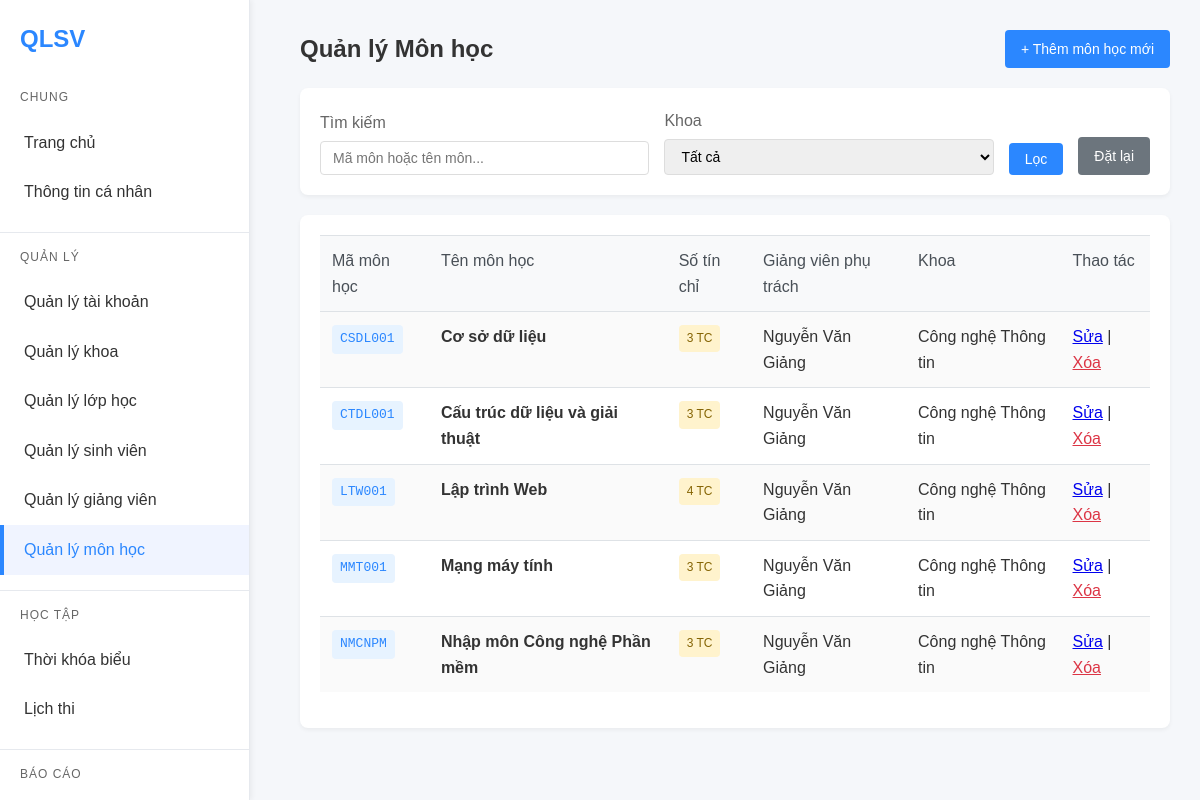
The app's page /subject/list.php (signed in) with its own data.
### tables this page shows
CREATE TABLE subjects (
    id INT AUTO_INCREMENT PRIMARY KEY,
    subject_code VARCHAR(20) UNIQUE NOT NULL,
    subject_name VARCHAR(100) NOT NULL,
    credits INT NOT NULL,
    teacher_id INT,
    FOREIGN KEY (teacher_id) REFERENCES teachers(id)
);

CREATE TABLE teachers (
    id INT AUTO_INCREMENT PRIMARY KEY,
    teacher_code VARCHAR(20) UNIQUE NOT NULL,
    user_id INT,
    full_name VARCHAR(100) NOT NULL,
    department_id INT,
    created_at TIMESTAMP DEFAULT CURRENT_TIMESTAMP,
    FOREIGN KEY (user_id) REFERENCES users(id),
    FOREIGN KEY (department_id) REFERENCES departments(id)
);

CREATE TABLE departments (
    id INT AUTO_INCREMENT PRIMARY KEY,
    department_code VARCHAR(10) UNIQUE NOT NULL,
    department_name VARCHAR(100) NOT NULL
);

### subject/list.php (the view, shortened to what this page needs)
<?php
require_once '../connect.php';
$role = $_SESSION['role'];
$query = "
    SELECT
        s.id,
        s.subject_code,
        s.subject_name,
        s.credits,
        t.full_name as teacher_name,
        d.department_name
    FROM subjects s
    LEFT JOIN teachers t ON s.teacher_id = t.id
    LEFT JOIN departments d ON t.department_id = d.id
    WHERE 1=1";
$query .= " ORDER BY s.subject_code";
$subjects = mysqli_query($connection, $query);
?>
<!DOCTYPE html>
<html lang="vi">
<head>
    <link rel="stylesheet" href="../css/chung.css?v=3">
</head>
<body>
    <div class="sidebar">
        <div class="brand">QLSV</div>
        <div class="nav-section">
            <div class="nav-header">Chung</div>
            <a href="../dashboard.php">Trang chủ</a>
            <a href="../profile.php">Thông tin cá nhân</a>
        </div>
        <?php if ($role === 'admin'): ?>
        <div class="nav-section">
            <div class="nav-header">Quản lý</div>
            <a href="../account/list.php">Quản lý tài khoản</a>
            <a href="../department/list.php">Quản lý khoa</a>
            <a href="../classes/list.php">Quản lý lớp học</a>
            <a href="../student/list.php">Quản lý sinh viên</a>
            <a href="../teacher/list.php">Quản lý giảng viên</a>
            <a href="list.php" class="active">Quản lý môn học</a>
        </div>
        <?php endif; ?>
        <div class="nav-section">
            <div class="nav-header">Học tập</div>
            <a href="../schedule/index.php">Thời khóa biểu</a>
            <a href="../schedule/lichthi.php">Lịch thi</a>
        </div>
        <?php if ($role === 'admin'): ?>
        <div class="nav-section">
            <div class="nav-header">Báo cáo</div>
            <a href="../reports/students.php">Thống kê sinh viên</a>
        </div>
        <?php endif; ?>
    </div>
    <div class="main">
        <div class="actions">
            <h1>Quản lý Môn học</h1>
            <?php if ($role === 'admin'): ?>
            <a href="form.php" class="btn btn-primary">+ Thêm môn học mới</a>
            <?php endif; ?>
        </div>
        <div class="filters">
            <form method="get" action="">
                <div class="filter-row">
                    <div class="filter-group">
                        <label>Tìm kiếm</label>
                        <input type="text" name="search" placeholder="Mã môn hoặc tên môn..."
                               value="<?php echo htmlspecialchars($_GET['search'] ?? ''); ?>">
                    </div>
                    <div class="filter-group">
                        <label>Khoa</label>
                        <select name="department">
                            <option value="">Tất cả</option>
                        </select>
                    </div>
                    <button type="submit" class="btn btn-primary">Lọc</button>
                    <a href="list.php" class="btn btn-secondary">Đặt lại</a>
                </div>
            </form>
        </div>
        <div class="table-container">
            <table>
                <thead>
                    <tr>
                        <th>Mã môn học</th>
                        <th>Tên môn học</th>
                        <th>Số tín chỉ</th>
                        <th>Giảng viên phụ trách</th>
                        <th>Khoa</th>
                        <?php if ($role === 'admin'): ?>
                        <th>Thao tác</th>
                        <?php endif; ?>
                    </tr>
                </thead>
                <tbody>
                    <?php if (mysqli_num_rows($subjects) == 0): ?>
                    <tr>
                        <td colspan="<?php echo $role === 'admin' ? '6' : '5'; ?>" style="text-align: center;">
                            Không tìm thấy môn học nào
                        </td>
                    </tr>
                    <?php else: ?>
                    <?php while ($subject = mysqli_fetch_assoc($subjects)): ?>
                    <tr>
                        <td>
                            <span class="subject-code">
                                <?php echo htmlspecialchars($subject['subject_code']); ?>
                            </span>
                        </td>
                        <td><strong><?php echo htmlspecialchars($subject['subject_name']); ?></strong></td>
                        <td>
                            <span class="credits-badge">
                                <?php echo $subject['credits']; ?> TC
                            </span>
                        </td>
                        <td><?php echo htmlspecialchars($subject['teacher_name'] ?? 'Chưa phân công'); ?></td>
                        <td><?php echo htmlspecialchars($subject['department_name'] ?? 'N/A'); ?></td>
                        <?php if ($role === 'admin'): ?>
                        <td>
                            <a href="form.php?id=<?php echo $subject['id']; ?>" class="btn-link">Sửa</a> |
                            <a href="delete.php?id=<?php echo $subject['id']; ?>"
                               class="btn-link text-danger"
                               onclick="return confirm('Bạn có chắc chắn muốn xóa môn học này?')">Xóa</a>
                        </td>
                        <?php endif; ?>
                    </tr>
                    <?php endwhile; ?>
                    <?php endif; ?>
                </tbody>
            </table>
        </div>
    </div>
</body>
</html>

### css/chung.css (style rules this page uses)
* { margin: 0; padding: 0; box-sizing: border-box; }
body { font-family: Arial, Helvetica, sans-serif; background: #f5f7fa; line-height: 1.6; color: #333; min-height: 100vh; }
.sidebar { position: fixed !important; left: 0; top: 0; width: 250px !important; height: 100vh !important; background: #fff; border-right: 1px solid #e6e9ee; padding-top: 20px; z-index: 1000; overflow-y: auto; box-shadow: 2px 0 5px rgba(0,0,0,0.05); }
.main { margin-left: 270px !important; padding: 30px; min-height: 100vh; }
.brand { font-weight: bold !important; padding: 0 20px 20px !important; color: #2b87ff !important; font-size: 24px !important; }
.sidebar a { display: block !important; padding: 12px 20px !important; color: #333 !important; text-decoration: none !important; border-left: 4px solid transparent !important; transition: all 0.3s ease !important; }
.sidebar a:hover, .sidebar a.active { background: #f0f4ff !important; border-left-color: #2b87ff !important; color: #2b87ff !important; }
.actions { display: flex; justify-content: space-between; align-items: center; margin-bottom: 20px; flex-wrap: wrap; gap: 15px; }
.actions h1 { margin: 0; }
.filters { background: white; padding: 20px; border-radius: 8px; margin-bottom: 20px; box-shadow: 0 2px 4px rgba(0,0,0,0.05); }
.filter-row { display: flex; gap: 15px; align-items: end; flex-wrap: wrap; }
.filter-group { flex: 1; min-width: 200px; }
.nav-section { margin-bottom: 15px; border-bottom: 1px solid #e6e9ee; padding-bottom: 15px; }
.nav-header { padding: 0 20px; color: #666; font-size: 12px; text-transform: uppercase; letter-spacing: 1px; margin: 10px 0; }
h1 { color: #333; margin-bottom: 20px; font-size: 24px; }
input[type="text"], input[type="password"], input[type="email"], input[type="number"], input[type="date"], select, textarea { width: 100%; padding: 8px 12px; border: 1px solid #ddd; border-radius: 4px; font-size: 14px; transition: border-color 0.3s ease; }
.table-container { background: white; padding: 20px; border-radius: 8px; box-shadow: 0 2px 4px rgba(0,0,0,0.05); overflow-x: auto; }
table { width: 100%; border-collapse: collapse; margin-bottom: 1rem; background-color: transparent; }
th, td { padding: 12px; vertical-align: top; border-top: 1px solid #dee2e6; text-align: left; }
th { font-weight: 500; background: #f8f9fa; color: #495057; }
tbody tr:nth-of-type(odd) { background-color: rgba(0, 0, 0, 0.02); }
.btn { display: inline-block; padding: 8px 16px; border: none; border-radius: 4px; cursor: pointer; font-size: 14px; font-weight: 500; text-decoration: none; transition: background-color 0.3s ease; }
.btn-primary { background: #2b87ff; color: white; }
.btn-secondary { background: #6c757d; color: white; }
.text-danger { color: #dc3545; }

### subject/list.php (style rules this page uses)
.filters { background: white; padding: 20px; border-radius: 8px; margin-bottom: 20px; box-shadow: 0 2px 4px rgba(0,0,0,0.05); }
.filter-row { display: flex; gap: 15px; align-items: end; }
.filter-group { flex: 1; }
.filter-group label { display: block; margin-bottom: 5px; color: #666; }
.actions { display: flex; justify-content: space-between; align-items: center; margin-bottom: 20px; }
.subject-code { display: inline-block; padding: 4px 8px; background: #e7f3ff; color: #2b87ff; border-radius: 4px; font-family: monospace; font-size: 13px; }
.credits-badge { display: inline-block; padding: 4px 8px; background: #fff3cd; color: #856404; border-radius: 4px; font-size: 12px; font-weight: 500; }

### records on screen
subjects: subject_code "CSDL001", subject_name "Cơ sở dữ liệu", credits "3", teacher.full_name "Nguyễn Văn Giảng", departments.department_name "Công nghệ Thông tin"
subjects: subject_code "CTDL001", subject_name "Cấu trúc dữ liệu và giải thuật", credits "3", teacher.full_name "Nguyễn Văn Giảng", departments.department_name "Công nghệ Thông tin"
subjects: subject_code "LTW001", subject_name "Lập trình Web", credits "4", teacher.full_name "Nguyễn Văn Giảng", departments.department_name "Công nghệ Thông tin"
subjects: subject_code "MMT001", subject_name "Mạng máy tính", credits "3", teacher.full_name "Nguyễn Văn Giảng", departments.department_name "Công nghệ Thông tin"
subjects: subject_code "NMCNPM", subject_name "Nhập môn Công nghệ Phần mềm", credits "3", teacher.full_name "Nguyễn Văn Giảng", departments.department_name "Công nghệ Thông tin"
